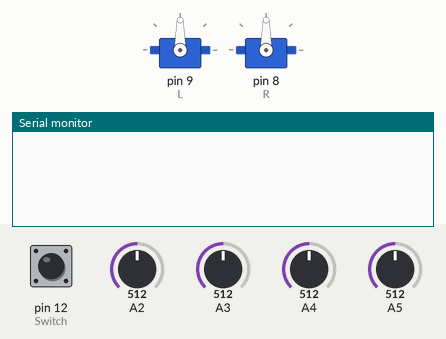
The sketch below on a simulated Arduino Uno, built with avr-gcc and run on an emulated ATmega328P. Shown: 2 × servo, the last lines printed to the serial monitor. Inputs (shaded band) come from the test bench; at power-on: A2 = 512, pin 12 (Switch) HIGH, A3 = 512, A4 = 512, A5 = 512.

Above: at 0.1 s.
8.4 s: A2 set to 107
At 9.3 s:
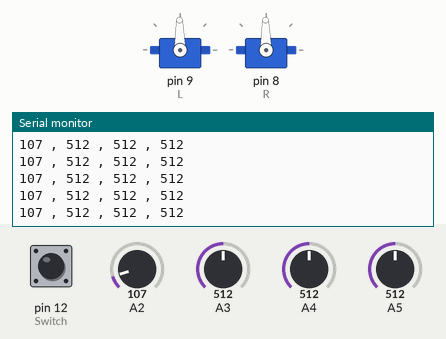
11.4 s: A2 set to 94
At 12.0 s:
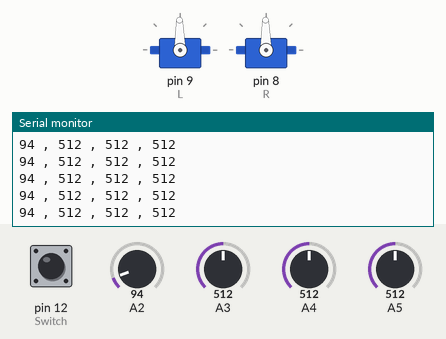
Timing chart, 0 to 14.4 s (numbered marks = the images above; inputs shaded):
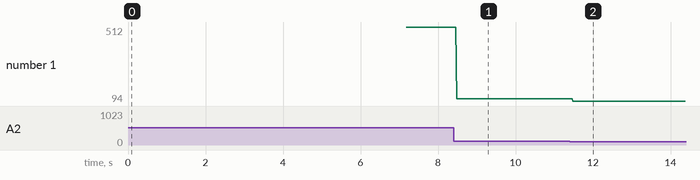

Measured:
- after the input at 8.4 s, the serial monitor: prints a new line after 0.08 s (image 1)
- after the input at 11.4 s, the serial monitor: prints a new line after 0.08 s (image 2)
- plotted number 1: 512 → 107 after the input at 8.4 s, 107 → 94 after the input at 11.4 s

The sketch:

final.ino
```cpp
#include <Servo.h>


Servo L,R;
int strt=0, f=0, arr[500];
int mn=0,mx=0,mid=0;

void setup() {
  L.attach(9);
  R.attach(8);

  Serial.begin(9600);

  for(int i=0; i<5000; i++){
    int val = 0;
      for(int j=2; j<=5; j++)//Calibrating the sensor, finding max and
      {                      //min reflectance values.
        val = analogRead(j);
        if(val >= mx)
        mx = val;
        if(val <= mn)
        mn = val;
      }
      delay(1);
    }

  mid = ((mx + mn)/2);

  R.write(91);
  L.write(91);

  pinMode(12,INPUT); // Switch
}
//****************************************//

void loop() {

  int s0=0,s1=0,s2=0,s3=0;
  s0 = analogRead(2);
  s1 = analogRead(3);
  s2 = analogRead(4);
  s3 = analogRead(5);

  Serial.print(s0); Serial.print(" , "); Serial.print(s1); Serial.print(" , "); Serial.print(s2); Serial.print(" , "); Serial.print(s3); Serial.print("\n");

  int RAvg = (s0+s1)/2, LAvg = (s2+s3)/2;

  int bttn = digitalRead(12);

  if(bttn == 0 && f == 0){
    //L.write(105); R.write(65);
    L.write(160); R.write(20); arr[strt]=1; strt++;

    if( LAvg-240 > RAvg ){
        L.write(91); R.write(20);    Serial.println("Left");  arr[strt]=2; strt++;
        delay(30);
      }

     if( RAvg > LAvg+240 ){
        L.write(160); R.write(91);  Serial.println("Right"); arr[strt]=3; strt++;
        delay(30);
      }

      if(s0<mid && s1<mid && s2<mid && s3<mid){
        L.write(91); R.write(91);   Serial.println("Stop");
      }
  }

  if(bttn == 0 && f == 1){
      for(int i=0; i<strt; i++){
        if( arr[i] == 1 ){
            L.write(160); R.write(20);    Serial.println("Front");
            //delay(30);
        }
        if( arr[i] == 2 ){
            L.write(91); R.write(20);    Serial.println("Left");
            delay(30);
        }
        if(arr[i] == 3 ){
            L.write(160); R.write(91);  Serial.println("Right");
            delay(30);
        }
      }
      L.write(91); R.write(91);
      delay(5000);
  }

  if(bttn == 1){
    if(f == 0){
      f = 1;
    }
    L.write(91); R.write(91);
  }
}
```
